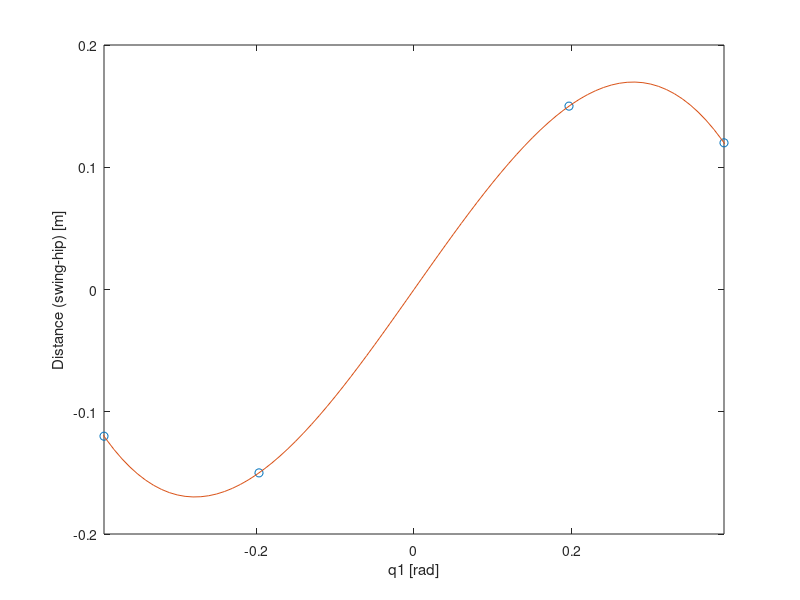

Write the MATLAB code that produced this figure.
clc 
close all
clear all

x = [-pi/8; -pi/16; pi/16; pi/8];
y = [-0.12; -0.12*1.25; 0.12*1.25; 0.12];
s = spline(x,y);

p1 = @(x_b) s.coefs(1,1)*(x_b-x(1)).^3 + s.coefs(1,2)*(x_b-x(1)).^2 +s.coefs(1,3)*(x_b-x(1)) + s.coefs(1,4);
dp1 = @(x_b) 3*s.coefs(1,1)*(x_b-x(1)).^2 + 2*s.coefs(1,2)*(x_b-x(1)) + s.coefs(1,3);

x_q = -0.5:0.01:0.5;

figure
plot(x,y,'o',x_q,p1(x_q));
xlabel('q1 [rad]');
ylabel('Distance (swing-hip) [m]');
axis([-pi/8 pi/8 -0.2 0.2]);

